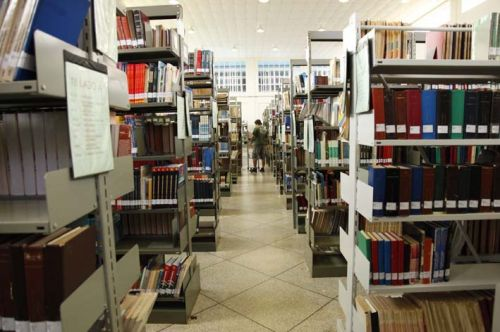
#> input picture biblioteca.jpg, 500 x 332 px
$ python afim1.py
#> lines starting #> are read from the running program, lines starting #| are printed output that depends on the picture
import cv2
import numpy as np

img = cv2.imread('biblioteca.jpg',0 )
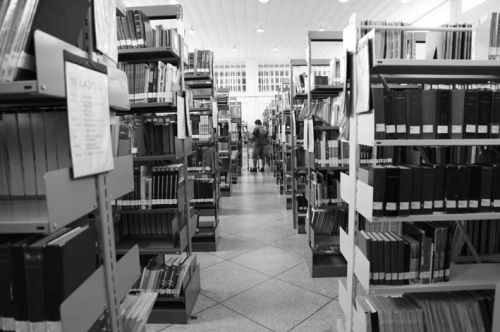
#> img: shape (332, 500); min 0, max 255, mean 113.6
rows,col = img.shape
#> rows = 332; col = 500

m= np.float32([ [1,0,100],
                [0,1,50]])

dst = cv2.warpAffine(img, m, (col,rows))
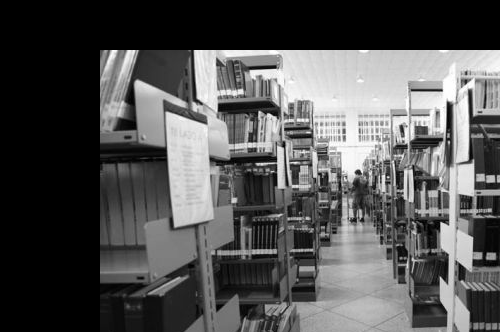
#> dst: shape (332, 500); min 0, max 255, mean 83.5

print(img)
#> (printed output is left out)
cv2.imshow('original', img)
cv2.waitKey(0)
cv2.imshow('img', dst)
cv2.waitKey(0)
cv2.destroyAllWindows()

$ run again, with foto.jpeg copied over biblioteca.jpg
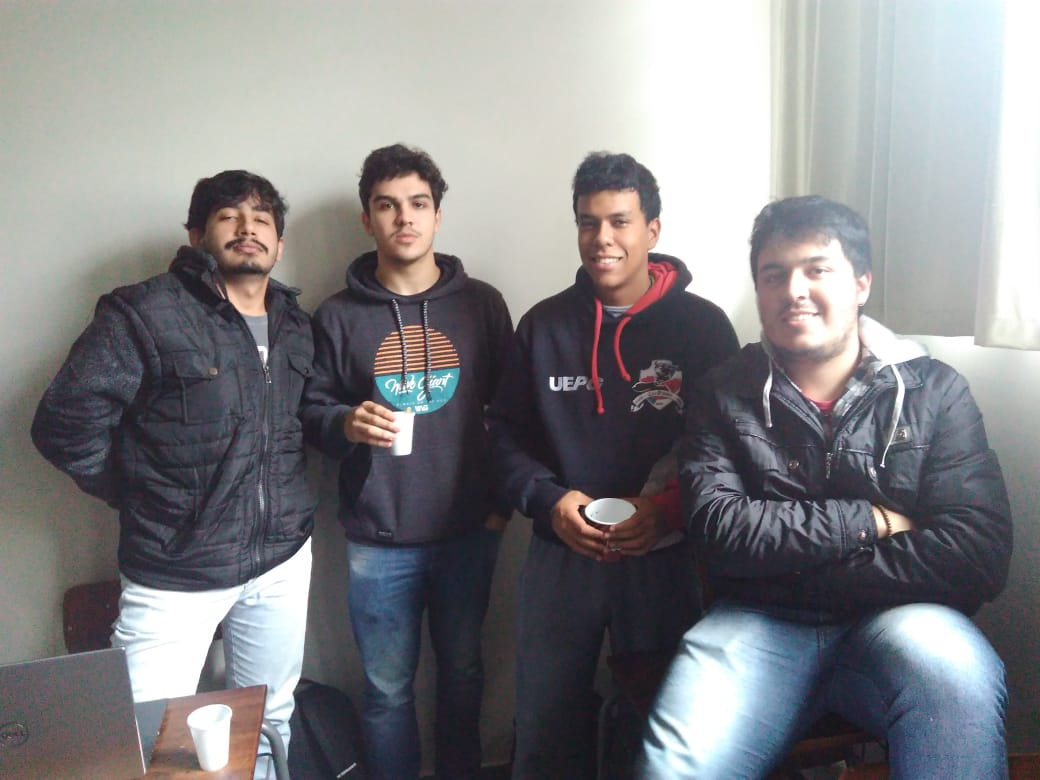
#> input picture foto.jpeg, 1040 x 780 px
#> `img = cv2.imread('biblioteca.jpg',0 )`:
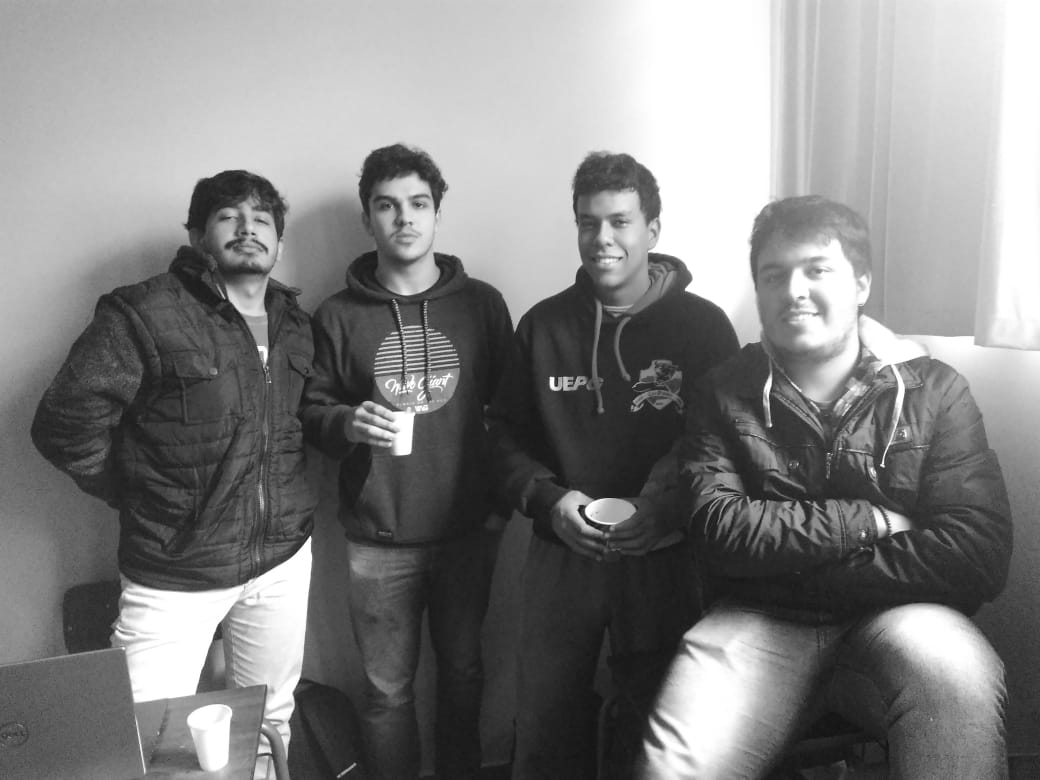
#> img: shape (780, 1040); min 16, max 255, mean 130.6
#> `dst = cv2.warpAffine(img, m, (col,rows))`:
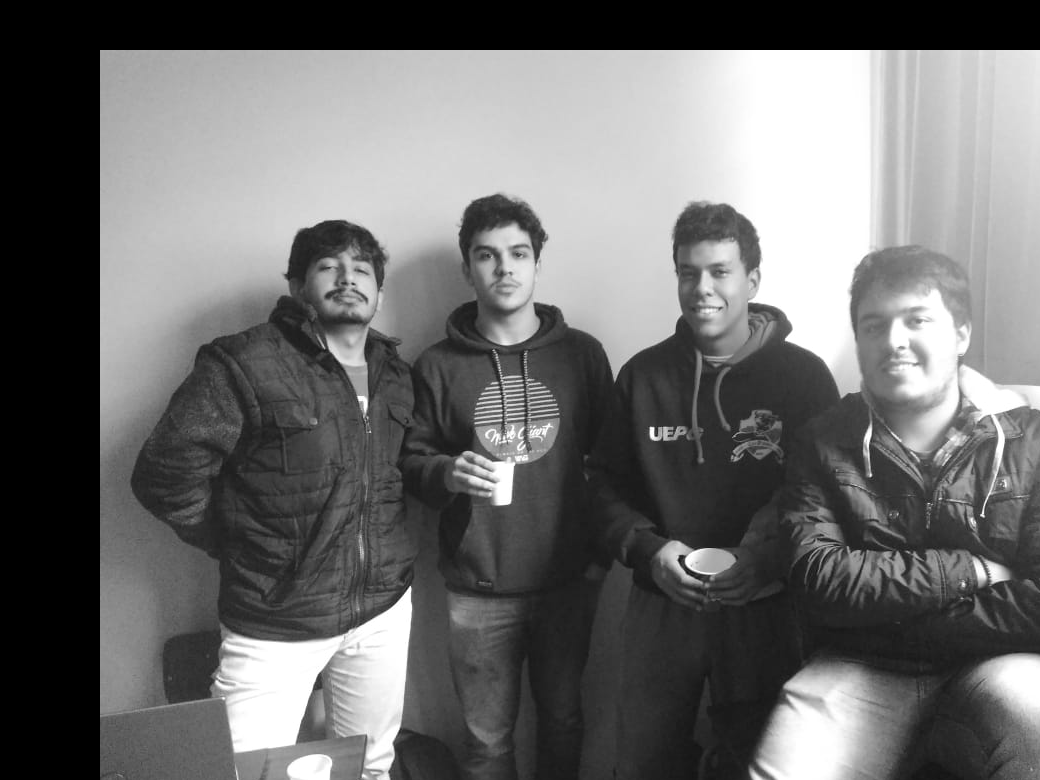
#> dst: shape (780, 1040); min 0, max 255, mean 109.5
#> (printed output is left out)
